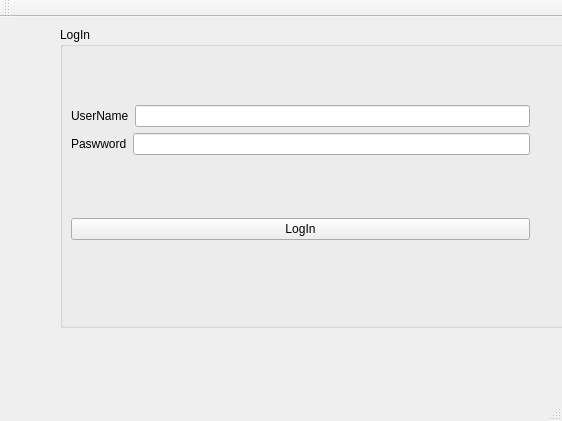
<?xml version="1.0" encoding="UTF-8"?>
<ui version="4.0">
 <class>MainWindow</class>
 <widget class="QMainWindow" name="MainWindow">
  <property name="geometry">
   <rect>
    <x>0</x>
    <y>0</y>
    <width>562</width>
    <height>421</height>
   </rect>
  </property>
  <property name="windowTitle">
   <string>MainWindow</string>
  </property>
  <widget class="QWidget" name="centralWidget">
   <widget class="QGroupBox" name="groupBox">
    <property name="geometry">
     <rect>
      <x>60</x>
      <y>10</y>
      <width>521</width>
      <height>301</height>
     </rect>
    </property>
    <property name="title">
     <string>LogIn</string>
    </property>
    <widget class="QWidget" name="">
     <property name="geometry">
      <rect>
       <x>0</x>
       <y>10</y>
       <width>481</width>
       <height>271</height>
      </rect>
     </property>
     <layout class="QVBoxLayout" name="verticalLayout_2">
      <item>
       <layout class="QVBoxLayout" name="verticalLayout">
        <item>
         <layout class="QHBoxLayout" name="horizontalLayout">
          <item>
           <widget class="QLabel" name="label_2_login">
            <property name="text">
             <string>UserName</string>
            </property>
           </widget>
          </item>
          <item>
           <widget class="QLineEdit" name="line_LogInUserName_Edit"/>
          </item>
         </layout>
        </item>
        <item>
         <layout class="QHBoxLayout" name="horizontalLayout_2">
          <item>
           <widget class="QLabel" name="label_login">
            <property name="text">
             <string>Paswword</string>
            </property>
           </widget>
          </item>
          <item>
           <widget class="QLineEdit" name="line_LogInPassword_Edit"/>
          </item>
         </layout>
        </item>
       </layout>
      </item>
      <item>
       <widget class="QPushButton" name="pushButtonlogin">
        <property name="text">
         <string>LogIn</string>
        </property>
       </widget>
      </item>
     </layout>
    </widget>
   </widget>
  </widget>
  <widget class="QMenuBar" name="menuBar">
   <property name="geometry">
    <rect>
     <x>0</x>
     <y>0</y>
     <width>562</width>
     <height>20</height>
    </rect>
   </property>
  </widget>
  <widget class="QToolBar" name="mainToolBar">
   <attribute name="toolBarArea">
    <enum>TopToolBarArea</enum>
   </attribute>
   <attribute name="toolBarBreak">
    <bool>false</bool>
   </attribute>
  </widget>
  <widget class="QStatusBar" name="statusBar"/>
 </widget>
 <layoutdefault spacing="6" margin="11"/>
 <resources/>
 <connections/>
</ui>
